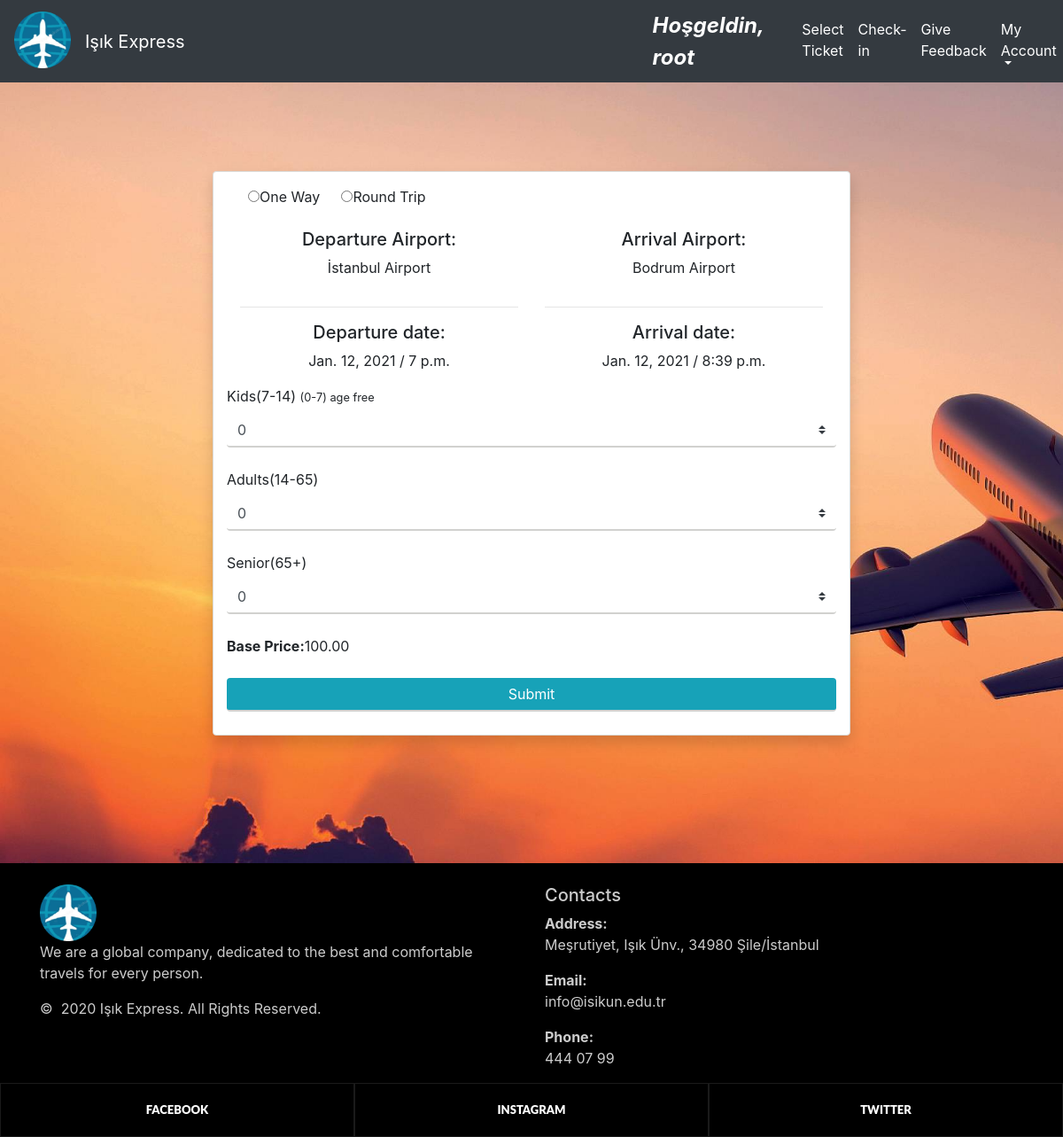
The app's page /selected_flight/1 (signed in) with its own data.
### home/models.py (models this page shows, shortened)
class Flight(models.Model):
    pnr=models.CharField(max_length=10, null=True)
    departure_time = models.DateField(auto_now_add=False, auto_now=False, null=True)
    arrival_time = models.DateField(auto_now_add=False, auto_now=False, null=True)
    departure_hour=models.TimeField(auto_now=False, auto_now_add=False, null=True)
    arrival_hour = models.TimeField(auto_now=False, auto_now_add=False, null=True)
    from_airport = models.ForeignKey(Airport, null=True,on_delete=models.SET_NULL, related_name="from_airport")
    to_airport = models.ForeignKey(Airport, null=True,on_delete=models.SET_NULL, related_name="to_airport")
    price= models.DecimalField(max_digits=10,decimal_places=2,null=True)

class Airport(models.Model):
    name=models.CharField(max_length=255,null=True)
    address=models.CharField(max_length=500,null=True)
    def __str__(self):
        return self.name

### home/views.py (the view)
# urls.py: path('selected_flight/<int:flight_id>', views.selected_flight, name="selected_flight"),
@login_required
def selected_flight(request, flight_id):
    url = 'home/selected_flight.html'
    flight = Flight.objects.get(id=flight_id)
    return render(request, url, {'flight': flight})

### home/templates/home/selected_flight.html (shortened to what this page needs)
{% extends 'home/main.html' %}
{% load static %}
{% block content %}
<head>
    <link rel="stylesheet" type="text/css" href="{% static 'css/footer.css' %}">
    <link rel="stylesheet" type="text/css" href="{% static 'css/background.css' %}">
    <link rel="stylesheet" type="text/css" href="https://cdnjs.cloudflare.com/ajax/libs/font-awesome/4.7.0/css/font-awesome.min.css">
    <link rel="stylesheet" type="text/css" href="https://stackpath.bootstrapcdn.com/bootstrap/4.1.1/css/bootstrap.min.css">
</head>
<body class="first-info" >
<div class="card shadow mb-5 bg-white rounded text-center" style=" margin-top: 100px; " >
        <div class="row mb-3 mt-3"> <label class="radiobtn"><input type="radio" name="gender" value="male">One Way</label> <label class="radiobtn"><input type="radio" name="gender" value="male">Round Trip</label> </div>
        <div class="row">
            <div class="col-sm-6">
                <h5>Departure Airport:</h5><p>{{ flight.from_airport }} </p>
            </div>
            <div class="col-sm-6">
                <h5>Arrival Airport:</h5><p>{{ flight.to_airport }} </p>
            </div>
        </div>
        <div class="row">
            <div class="col-sm-6"><hr><h5>Departure date:</h5><p>{{ flight.departure_time }}  /  {{ flight.departure_hour }}</p></div>
            <div class="col-sm-6"><hr><h5>Arrival date:</h5><p>{{ flight.arrival_time }}  /  {{ flight.arrival_hour }}</p></div>
        </div>
    <form onsubmit="return dogrula()" action="/choose_class/{{ flight.id }}" method="POST" id="ticket_detail_form" name="ticket_detail_form" >
        <div class="row">
            <label for="kid">Kids(7-14) <small>(0-7) age free</small></label>
            <select class="browser-default custom-select mb-4 form-control" id="kid" name="kid" form="ticket_detail_form" >
              <option value="0">0</option>
            </select>
            <label for="adult">Adults(14-65)</label>
            <select class="browser-default custom-select mb-4 form-control" id="adult" name="adult" form="ticket_detail_form" >
              <option value="0">0</option>
            </select>
            <label for="senior">Senior(65+)</label>
            <select class="browser-default custom-select mb-4 form-control" id="senior" name="senior" form="ticket_detail_form" >
              <option value="0">0</option>
            </select>
            <b>Base Price:</b>  {{flight.price}}
            <br><br>
            <input type="submit" value="Submit" class="btn btn-info btn-block">
        </div>
    </form>
</div>
<br><br><br><br>
</body>
{% endblock %}

### home/templates/home/navbar.html (shortened to what this page needs)
{% load static %}
{% block content %}
<head>
</head>
<body>
<nav class="navbar navbar-expand-md navbar-dark bg-dark">
    <a class="navbar-brand pb-2" href="{% url 'homepage' %}"><img src="{% static 'images/logo.png' %}" style="height: 64px; width: 64px"></a>
                <a class="navbar-brand" href="{% url 'homepage' %}">Işık Express</a>
    <a class="nav navbar-nav navbar-right " style="margin-left: 32rem !important;" ><font  size="5" color="white"><b><i>Hoşgeldin, {{user.username}}</i></b></font></a>
    <div class="collapse navbar-collapse" id="navbarNavDropdown" style="margin-left: 3% !important;">
        <ul class="navbar-nav">
            <li class="nav-item active">
                <a class="nav-link" href="{% url 'homepage' %}">Select Ticket <span class="sr-only">(current)</span></a>
            </li>
            <li class="nav-item">
                <a class="nav-link" href="{% url 'checkin' %}" style="color:white">Check-in</a>
            </li>
            <li class="nav-item">
                <a class="nav-link" href="{% url 'FeedbackPage' %}" style="color:white">Give Feedback</a>
            </li>
            <li class="nav-item dropdown">
                <a class="nav-link dropdown-toggle"  id="navbarDropdownMenuLink" data-toggle="dropdown" aria-haspopup="true" aria-expanded="false" style="color:white"> My Account </a>
            </li>
        </ul>
    </div>
</nav>
</body>
{% endblock %}

### home/static/css/background.css (style rules this page uses)
.first-info { background-image: url( '/static/images/plane1.jpg' ) ; background-size: cover; background-repeat: no-repeat; }

### home/static/css/footer.css (style rules this page uses)
ul, ol { list-style: none; padding: 0; margin: 0; }

### home/templates/home/selected_flight.html (style rules this page uses)
.card { margin: auto; border: solid 1px #dbdad7; width: 60%; padding-left: 30px !important; padding-bottom: 10px !important; padding-right: 30px !important; padding-top: 0px !important }
.custom-select { width: 100% }
input { outline: 0 !important; border-width: 0 0 2px !important; border-color: #d1d1cf !important }
select { outline: 0 !important; border-width: 0 0 2px !important; border-color: #d1d1cf !important }
.radiobtn { margin-left: 3.5% }

### records on screen
Flight: from_airport "İstanbul Airport", to_airport "Bodrum Airport", departure_time "Jan. 12, 2021", departure_hour "7 p.m.", arrival_time "Jan. 12, 2021", arrival_hour "8:39 p.m.", price "100.00"

### other values on screen
{{ user.username }} "root"
